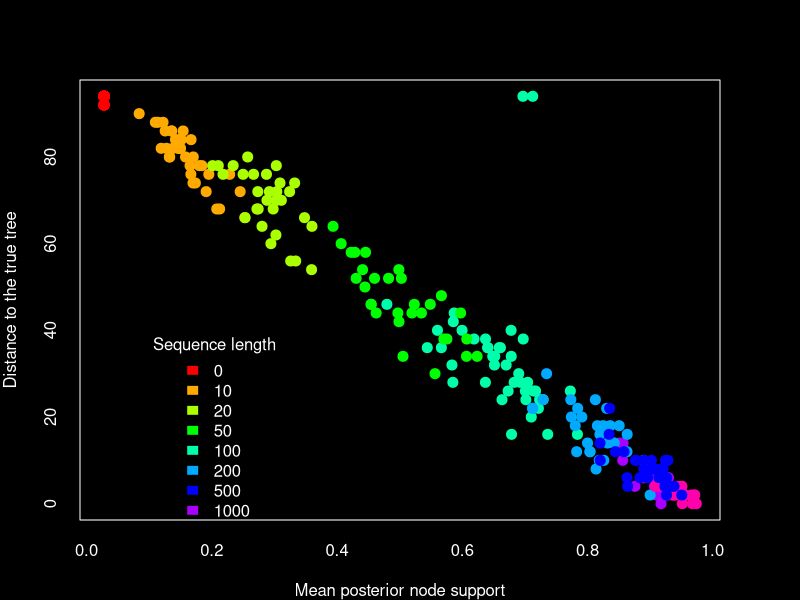

Source code (R):



seq_dat1 <- read.table('seq_summ1.txt', head = F, as.is = T)
colnames(seq_dat1) <- c('slen', 'meanPost', 'treedist')

seq_dat1$slen <- as.factor(seq_dat1$slen)

par(bg = 'black')
par(col = 'white')
par(col.axis = 'white')
par(col.lab = 'white')
par(mar = c(4, 4, 4, 4))
col_points <- rainbow(9)
plot(seq_dat1$meanPost, seq_dat1$treedist, pch = 20, cex = 2, col = col_points[as.numeric(seq_dat1$slen)], xlab = 'Mean posterior node support', ylab = 'Distance to the true tree')#, xlim = c(0.6, 1), ylim = c(0, 50))
legend(x = 0.1, y = 40, legend = c(0, 10, 20, 50, 100, 200, 500, 1000, 2000), fill  = col_points, title = 'Sequence length', bty = 'n')


